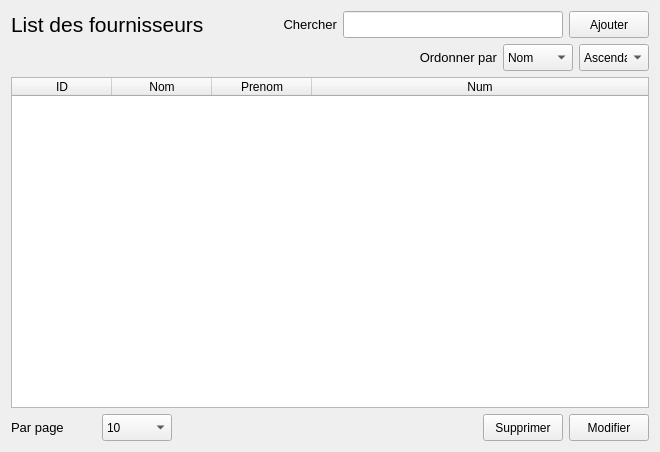
<?xml version="1.0" encoding="UTF-8"?>
<ui version="4.0">
 <class>FournisseurList</class>
 <widget class="QWidget" name="FournisseurList">
  <property name="enabled">
   <bool>true</bool>
  </property>
  <property name="geometry">
   <rect>
    <x>0</x>
    <y>0</y>
    <width>660</width>
    <height>452</height>
   </rect>
  </property>
  <property name="windowTitle">
   <string>List des fournisseurs</string>
  </property>
  <layout class="QGridLayout" name="gridLayout">
   <item row="0" column="0">
    <layout class="QVBoxLayout" name="verticalLayout">
     <item>
      <layout class="QHBoxLayout" name="horizontalLayout_2">
       <item>
        <widget class="QLabel" name="label_5">
         <property name="minimumSize">
          <size>
           <width>190</width>
           <height>27</height>
          </size>
         </property>
         <property name="font">
          <font>
           <pointsize>16</pointsize>
          </font>
         </property>
         <property name="text">
          <string>List des fournisseurs</string>
         </property>
         <property name="margin">
          <number>0</number>
         </property>
        </widget>
       </item>
       <item>
        <spacer name="horizontalSpacer">
         <property name="orientation">
          <enum>Qt::Horizontal</enum>
         </property>
         <property name="sizeType">
          <enum>QSizePolicy::MinimumExpanding</enum>
         </property>
         <property name="sizeHint" stdset="0">
          <size>
           <width>40</width>
           <height>20</height>
          </size>
         </property>
        </spacer>
       </item>
       <item>
        <widget class="QLabel" name="label">
         <property name="minimumSize">
          <size>
           <width>85</width>
           <height>27</height>
          </size>
         </property>
         <property name="maximumSize">
          <size>
           <width>85</width>
           <height>16777215</height>
          </size>
         </property>
         <property name="font">
          <font>
           <pointsize>10</pointsize>
          </font>
         </property>
         <property name="text">
          <string>Chercher</string>
         </property>
         <property name="alignment">
          <set>Qt::AlignRight|Qt::AlignTrailing|Qt::AlignVCenter</set>
         </property>
        </widget>
       </item>
       <item>
        <widget class="QLineEdit" name="chercher_lineEdit">
         <property name="minimumSize">
          <size>
           <width>220</width>
           <height>27</height>
          </size>
         </property>
         <property name="font">
          <font>
           <pointsize>10</pointsize>
          </font>
         </property>
        </widget>
       </item>
       <item>
        <widget class="QPushButton" name="ajouter_pushButton">
         <property name="minimumSize">
          <size>
           <width>70</width>
           <height>27</height>
          </size>
         </property>
         <property name="text">
          <string>Ajouter</string>
         </property>
        </widget>
       </item>
      </layout>
     </item>
     <item>
      <layout class="QHBoxLayout" name="horizontalLayout">
       <item>
        <spacer name="horizontalSpacer_4">
         <property name="orientation">
          <enum>Qt::Horizontal</enum>
         </property>
         <property name="sizeHint" stdset="0">
          <size>
           <width>40</width>
           <height>20</height>
          </size>
         </property>
        </spacer>
       </item>
       <item>
        <widget class="QLabel" name="label_3">
         <property name="minimumSize">
          <size>
           <width>85</width>
           <height>27</height>
          </size>
         </property>
         <property name="maximumSize">
          <size>
           <width>85</width>
           <height>16777215</height>
          </size>
         </property>
         <property name="font">
          <font>
           <pointsize>10</pointsize>
          </font>
         </property>
         <property name="text">
          <string>Ordonner par</string>
         </property>
         <property name="alignment">
          <set>Qt::AlignRight|Qt::AlignTrailing|Qt::AlignVCenter</set>
         </property>
        </widget>
       </item>
       <item>
        <widget class="QComboBox" name="coloneOrdoner_comboBox">
         <property name="minimumSize">
          <size>
           <width>70</width>
           <height>27</height>
          </size>
         </property>
         <property name="maximumSize">
          <size>
           <width>70</width>
           <height>27</height>
          </size>
         </property>
         <property name="editable">
          <bool>false</bool>
         </property>
         <item>
          <property name="text">
           <string>Nom</string>
          </property>
         </item>
         <item>
          <property name="text">
           <string>Prenom</string>
          </property>
         </item>
        </widget>
       </item>
       <item>
        <widget class="QComboBox" name="directionOrdre_comboBox">
         <property name="minimumSize">
          <size>
           <width>70</width>
           <height>27</height>
          </size>
         </property>
         <property name="maximumSize">
          <size>
           <width>70</width>
           <height>27</height>
          </size>
         </property>
         <property name="editable">
          <bool>false</bool>
         </property>
         <item>
          <property name="text">
           <string>Ascendant</string>
          </property>
         </item>
         <item>
          <property name="text">
           <string>Descendant</string>
          </property>
         </item>
        </widget>
       </item>
      </layout>
     </item>
     <item>
      <widget class="QTableWidget" name="fournisseur_tableWidget">
       <property name="minimumSize">
        <size>
         <width>0</width>
         <height>320</height>
        </size>
       </property>
       <property name="editTriggers">
        <set>QAbstractItemView::NoEditTriggers</set>
       </property>
       <property name="alternatingRowColors">
        <bool>true</bool>
       </property>
       <property name="selectionMode">
        <enum>QAbstractItemView::SingleSelection</enum>
       </property>
       <property name="selectionBehavior">
        <enum>QAbstractItemView::SelectRows</enum>
       </property>
       <property name="showGrid">
        <bool>false</bool>
       </property>
       <property name="cornerButtonEnabled">
        <bool>true</bool>
       </property>
       <attribute name="horizontalHeaderVisible">
        <bool>true</bool>
       </attribute>
       <attribute name="horizontalHeaderCascadingSectionResizes">
        <bool>false</bool>
       </attribute>
       <attribute name="horizontalHeaderStretchLastSection">
        <bool>true</bool>
       </attribute>
       <attribute name="verticalHeaderVisible">
        <bool>false</bool>
       </attribute>
       <column>
        <property name="text">
         <string>ID</string>
        </property>
       </column>
       <column>
        <property name="text">
         <string>Nom</string>
        </property>
       </column>
       <column>
        <property name="text">
         <string>Prenom</string>
        </property>
       </column>
       <column>
        <property name="text">
         <string>Num</string>
        </property>
       </column>
      </widget>
     </item>
     <item>
      <layout class="QHBoxLayout" name="horizontalLayout_3">
       <item>
        <widget class="QLabel" name="label_2">
         <property name="minimumSize">
          <size>
           <width>85</width>
           <height>27</height>
          </size>
         </property>
         <property name="maximumSize">
          <size>
           <width>85</width>
           <height>16777215</height>
          </size>
         </property>
         <property name="font">
          <font>
           <pointsize>10</pointsize>
          </font>
         </property>
         <property name="text">
          <string>Par page</string>
         </property>
        </widget>
       </item>
       <item>
        <widget class="QComboBox" name="fournisseurParPage_comboBox">
         <property name="minimumSize">
          <size>
           <width>70</width>
           <height>27</height>
          </size>
         </property>
         <property name="maximumSize">
          <size>
           <width>70</width>
           <height>27</height>
          </size>
         </property>
         <property name="editable">
          <bool>false</bool>
         </property>
         <item>
          <property name="text">
           <string>10</string>
          </property>
         </item>
         <item>
          <property name="text">
           <string>25</string>
          </property>
         </item>
         <item>
          <property name="text">
           <string>50</string>
          </property>
         </item>
         <item>
          <property name="text">
           <string>All</string>
          </property>
         </item>
        </widget>
       </item>
       <item>
        <spacer name="horizontalSpacer_2">
         <property name="orientation">
          <enum>Qt::Horizontal</enum>
         </property>
         <property name="sizeHint" stdset="0">
          <size>
           <width>40</width>
           <height>20</height>
          </size>
         </property>
        </spacer>
       </item>
       <item>
        <widget class="QPushButton" name="supprimer_pushButton">
         <property name="minimumSize">
          <size>
           <width>70</width>
           <height>27</height>
          </size>
         </property>
         <property name="text">
          <string>Supprimer</string>
         </property>
        </widget>
       </item>
       <item>
        <widget class="QPushButton" name="modifier_pushButton">
         <property name="minimumSize">
          <size>
           <width>70</width>
           <height>27</height>
          </size>
         </property>
         <property name="text">
          <string>Modifier</string>
         </property>
        </widget>
       </item>
      </layout>
     </item>
    </layout>
   </item>
  </layout>
 </widget>
 <resources/>
 <connections/>
</ui>
